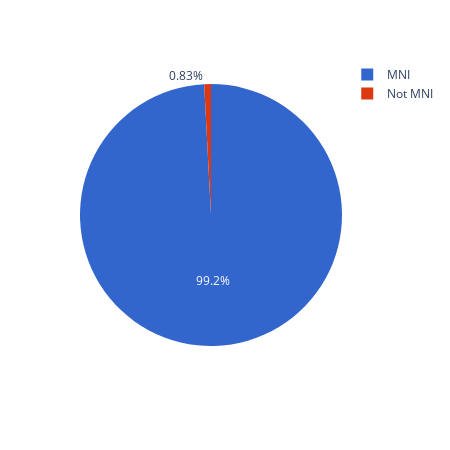

The notebook cell this image was saved under:
### Code cell
fig = _plot_pie(images_mni, 'count', 'not_mni')
fig.write_html(op.join(fig_dir, "05_images_mni.html"), full_html=True, include_plotlyjs=True)
fig.write_image(op.join(fig_dir, "05_images_mni.png"), scale=6)
fig.show()

### Figure 1 — Plotly figure (JSON) as saved in the notebook; plotly's stock layout.template omitted (floating-point values rounded to 4 significant figures)
{"data": [{"domain": {"x": [0, 1], "y": [0, 1]}, "hovertemplate": "not_mni=%{label}<br>count=%{value}<extra></extra>", "labels": ["MNI", "Not MNI"], "legendgroup": "", "name": "", "showlegend": true, "type": "pie", "values": [267694, 2240]}], "layout": {"height": 450, "legend": {"tracegroupgap": 0}, "margin": {"t": 60}, "piecolorway": ["#3366CC", "#DC3912"], "width": 450}}
